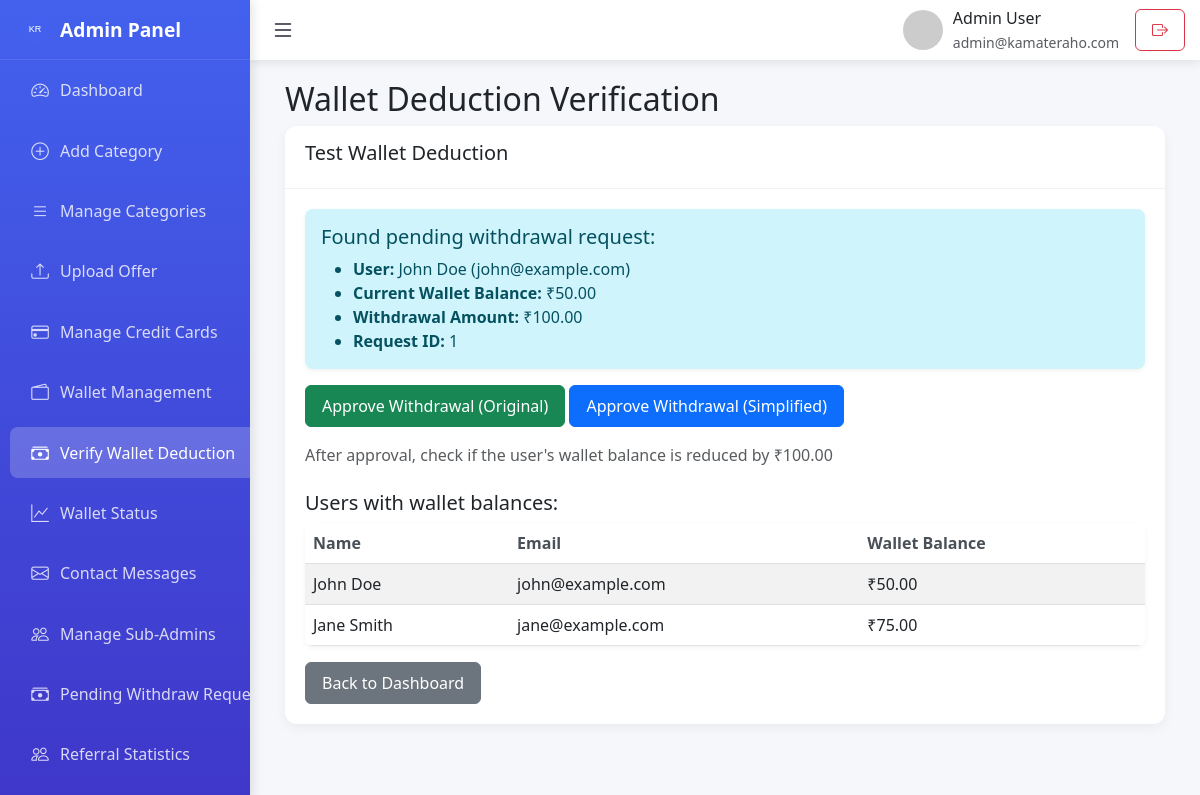
Screenshot of /admin/verify_wallet_deduction.php with the database file from the repository.
### tables this page shows
CREATE TABLE IF NOT EXISTS withdraw_requests (
    id INT(11) AUTO_INCREMENT PRIMARY KEY,
    user_id INT(11) NOT NULL,
    amount DECIMAL(10, 2) NOT NULL,
    upi_id VARCHAR(255) NOT NULL,
    screenshot VARCHAR(255),
    status ENUM('pending', 'approved', 'rejected') DEFAULT 'pending',
    offer_title VARCHAR(255),
    offer_description TEXT,
    created_at TIMESTAMP DEFAULT CURRENT_TIMESTAMP,
    FOREIGN KEY (user_id) REFERENCES users(id) ON DELETE CASCADE
);

CREATE TABLE IF NOT EXISTS users (
    id INT(11) AUTO_INCREMENT PRIMARY KEY,
    name VARCHAR(255) NOT NULL,
    email VARCHAR(255) UNIQUE NOT NULL,
    phone VARCHAR(20),
    city VARCHAR(100),
    state VARCHAR(100),
    password VARCHAR(255) NOT NULL,
    wallet_balance DECIMAL(10, 2) DEFAULT 0.00,
    referral_code VARCHAR(50),
    created_at TIMESTAMP DEFAULT CURRENT_TIMESTAMP
);

### admin/verify_wallet_deduction.php (the view, shortened to what this page needs)
<?php
include '../config/db.php';
include 'includes/admin_layout.php';
try {
    $stmt = $pdo->query("SELECT wr.*, u.name, u.email, u.wallet_balance
                         FROM withdraw_requests wr
                         JOIN users u ON wr.user_id = u.id
                         WHERE wr.status = 'pending'
                         LIMIT 1");
    $request = $stmt->fetch(PDO::FETCH_ASSOC);
    $stmt = $pdo->query("SELECT id, name, email, wallet_balance FROM users WHERE wallet_balance > 0 LIMIT 5");
    $users = $stmt->fetchAll(PDO::FETCH_ASSOC);
} catch(PDOException $e) {
    $error = "Error: " . $e->getMessage();
    $request = null;
    $users = [];
}
?>
<div class="container-fluid">
    <h2>Wallet Deduction Verification</h2>
    <div class="card">
        <div class="card-header">
            <h5>Test Wallet Deduction</h5>
        </div>
        <div class="card-body">
            <?php if ($request): ?>
                <div class="alert alert-info">
                    <h5>Found pending withdrawal request:</h5>
                    <ul class="mb-0">
                        <li><strong>User:</strong> <?php echo htmlspecialchars($request['name']); ?> (<?php echo htmlspecialchars($request['email']); ?>)</li>
                        <li><strong>Current Wallet Balance:</strong> ₹<?php echo number_format($request['wallet_balance'], 2); ?></li>
                        <li><strong>Withdrawal Amount:</strong> ₹<?php echo number_format($request['amount'], 2); ?></li>
                        <li><strong>Request ID:</strong> <?php echo $request['id']; ?></li>
                    </ul>
                </div>
                <div class="d-grid gap-2 d-md-block">
                    <a href="approve_withdraw.php?id=<?php echo $request['id']; ?>&action=approve" class="btn btn-success">Approve Withdrawal (Original)</a>
                    <a href="approve_withdraw_simple.php?id=<?php echo $request['id']; ?>&action=approve" class="btn btn-primary">Approve Withdrawal (Simplified)</a>
                </div>
                <div class="mt-3">
                    <p class="text-muted">After approval, check if the user's wallet balance is reduced by ₹<?php echo number_format($request['amount'], 2); ?></p>
                </div>
            <?php else: ?>
                <div class="alert alert-warning">
                    <p>No pending withdrawal requests found.</p>
                </div>
            <?php endif; ?>
            <?php if (!empty($users)): ?>
                <h5 class="mt-4">Users with wallet balances:</h5>
                <div class="table-responsive">
                    <table class="table table-striped">
                        <thead>
                            <tr>
                                <th>Name</th>
                                <th>Email</th>
                                <th>Wallet Balance</th>
                            </tr>
                        </thead>
                        <tbody>
                            <?php foreach ($users as $user): ?>
                                <tr>
                                    <td><?php echo htmlspecialchars($user['name']); ?></td>
                                    <td><?php echo htmlspecialchars($user['email']); ?></td>
                                    <td>₹<?php echo number_format($user['wallet_balance'], 2); ?></td>
                                </tr>
                            <?php endforeach; ?>
                        </tbody>
                    </table>
                </div>
            <?php else: ?>
                <div class="alert alert-info mt-3">
                    <p>No users with wallet balances found.</p>
                </div>
            <?php endif; ?>
            <div class="mt-3">
                <a href="index.php" class="btn btn-secondary">Back to Dashboard</a>
            </div>
        </div>
    </div>
</div>
<?php include 'includes/admin_footer.php'; ?>

### admin/assets/admin.css (style rules this page uses)
.card { transition: all 0.3s ease; margin-bottom: 20px; }
.card-body { padding: 1.25rem; }
.table th { font-weight: 600; color: #495057; }
.table-responsive { border-radius: 8px; overflow: hidden; box-shadow: 0 2px 5px rgba(0, 0, 0, 0.05); }
.table { margin-bottom: 0; }
.table th, .table td { white-space: nowrap; }
.btn { border-radius: 6px; padding: 8px 16px; font-weight: 500; }
.alert { border-radius: 8px; border: none; box-shadow: 0 2px 5px rgba(0, 0, 0, 0.05); }
@media (max-width: 1200px) { .container-fluid { padding: 0 15px; } }

### admin/includes/admin_layout.php (style rules this page uses)
:root { --sidebar-width: 250px; --header-height: 60px; --primary-color: #4361ee; --secondary-color: #3f37c9; --success-color: #4cc9f0; --dark-color: #1d1e2c; --light-color: #f8f9fa; }
body { background-color: #f5f7fb; font-family: 'Segoe UI', Tahoma, Geneva, Verdana, sans-serif; }
.card { border: none; border-radius: 12px; box-shadow: 0 4px 12px rgba(0, 0, 0, 0.05); margin-bottom: 20px; transition: transform 0.3s; }
.card-header { background-color: white; border-bottom: 1px solid rgba(0, 0, 0, 0.05); font-weight: 600; padding: 15px 20px; border-radius: 12px 12px 0 0 !important; }

### rows the page displays
withdraw_requests: user.name "John Doe", user.email "john@example.com", user.wallet_balance "50.00", amount "100.00", id "1"
users: name "John Doe", email "john@example.com", wallet_balance "50.00"
users: name "Jane Smith", email "jane@example.com", wallet_balance "75.00"

### other values shown
$admin_name "Admin User"
$admin_email "admin@kamateraho.com"
